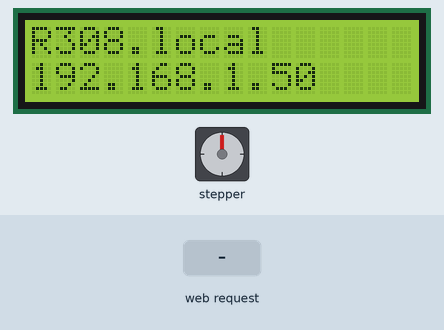
The sketch below on a simulated ESP8266 (NodeMCU). Shown: stepper motor, 16×2 character LCD. Wiring (inferred from the names in the program): stepper motor driver (200 steps per turn assumed): step GPIO 5; direction GPIO 16. The inputs (shaded band) are chosen by the test bench. WiFi joins after 1.5 s; servers stay silent unless stated; what the sketch prints to the serial monitor is not drawn.

Above: at 2.7 s.
2.8 s: HTTP request GET /doorCycle received
At 4.1 s:
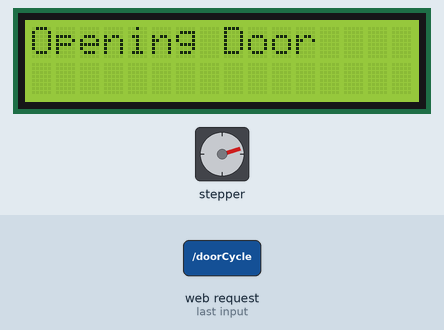
At 9.3 s:
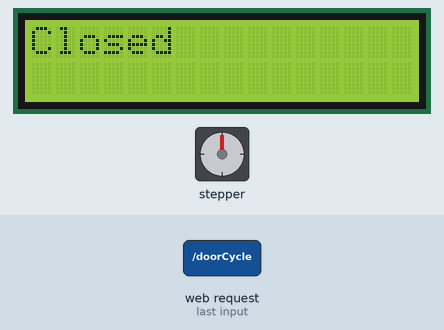
Timing chart, 0 to 10.7 s (numbered marks = the images above; inputs shaded):
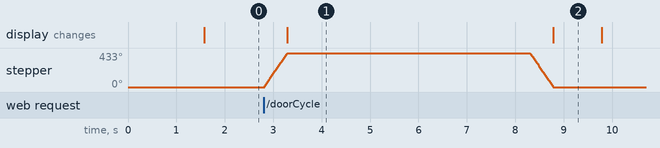

The sketch:

DoorOpeningMachineV2.ino
```cpp
#include <ESP8266WiFi.h>
#include <ESP8266WebServer.h>
#include <WiFiClient.h>
#include <ESP8266mDNS.h>
#include <LiquidCrystal.h>
#include <WiFiUdp.h>
#include <ArduinoOTA.h>
#include "index.h"

const char* ssid = "VTOW-Res308-2.4ghz";
const char* password = "relentless49rpc45";


const String root = Main_Page;
const int stepsToLatch = 241;
boolean isOpen = false;

//Pin Declaration
const int dirPin = 16; //Pin for setting direction
const int stepPin = 5; //Pin for sending single step signal

//LCD object instance and pins
LiquidCrystal lcd(1, 3, 2, 13, 12, 14);

//Create web server instance
ESP8266WebServer server(80);

String sendDoorStatus(){
  String status;
  if(!isOpen){
    status = "Open";
  } else if (isOpen){
    status = "Closed";
  }
  return status;
}

void cycleDoor(int direction){
  digitalWrite(dirPin, direction);
  for(int i = 0; i<stepsToLatch; i++){
    digitalWrite(stepPin, HIGH);
    delayMicroseconds(1000);
    digitalWrite(stepPin, LOW);
    delayMicroseconds(1000);
  }
  if(direction == 1){
    isOpen = true;
  } else if(direction == 0){
    isOpen = false;
  }
}

void handleRoot(){
  server.send(200, "text/html", root);
  lcd.clear(); lcd.print("R308.local");
  lcd.setCursor(0, 1); lcd.print(WiFi.localIP());
}

void doorCycleOnClick(){
  server.send(200, "text/html", root);
  lcd.clear(); lcd.print("Opening Door"); //Display that the door is opening on the LCD Screen.
  if(!isOpen){                            //Check if the door is already open.
    cycleDoor(1);                            //Run the openDoor() method to open the door.
    delay(5000);                         //Hold door open for 5 seconds.
  }
  lcd.clear(); lcd.print("Open");         //Display that the door is open on the LCD Screen.
  lcd.clear(); lcd.print("Closing Door"); //Display that the door is closing.
  if(isOpen){                           //Check if the door is open.
    cycleDoor(0);                        //Run the closeDoor() method to close the door.
  }
  lcd.clear(); lcd.print("Closed");     //Display that the door is closed.
  delay(1000);                            //Wait 1 second to allow for previous message to be read.
  lcd.clear(); lcd.print("R308.local");
  lcd.setCursor(0, 1); lcd.print(WiFi.localIP());
}

void doorHoldOpenOnClick(){
  server.send(200, "text/html", root + "<p style=\"text-align: center; font-size: 3vh;\">Door Status: "+sendDoorStatus()+"</p>");
  lcd.clear(); lcd.print("Opening Door"); //Display that the door is opening.
  if(!isOpen){                            //Check if the door is alreay open.
    cycleDoor(1);                           //Run the openDoor() method to open the door.
    lcd.clear(); lcd.print("Door Open");
    lcd.setCursor(0,1); lcd.print("Holding");
  } else if (isOpen){
    lcd.clear(); lcd.print("Closing Door");
    cycleDoor(0);
    lcd.clear(); lcd.print("Closed");     //Display that the door is closed.
    delay(1000);                            //Wait 1 second to allow for previous message to be read.
    lcd.clear(); lcd.print("R308.local");
    lcd.setCursor(0, 1); lcd.print(WiFi.localIP());
  }
}

void setup() {
  Serial.begin(115200);

  //Set up step and directions pins to output mode.
  pinMode(dirPin, OUTPUT);
  pinMode(stepPin, OUTPUT);

  lcd.begin(16, 2);
  lcd.print("Start Up");
  Serial.println("Start Up");

  //connect to wifi
  WiFi.begin(ssid, password);
  lcd.setCursor(0, 1);
  lcd.print("STA: On");
  while (WiFi.status() != WL_CONNECTED) {
    delay(500);
    Serial.print(".");
  }
  lcd.print(", Online");
  lcd.setCursor(0, 0);
  Serial.println(WiFi.localIP());
  lcd.clear();
  lcd.print("IP: ");
  lcd.print(WiFi.localIP());

  /*
  New OTA feature
  */
  ArduinoOTA.onStart([]() {
    String type;
    if (ArduinoOTA.getCommand() == U_FLASH) {
      type = "sketch";
    } else {  // U_FS
      type = "filesystem";
    }

    // NOTE: if updating FS this would be the place to unmount FS using FS.end()
    Serial.println("Start updating " + type);
  });
  ArduinoOTA.onEnd([]() {
    Serial.println("\nEnd");
  });
  ArduinoOTA.onProgress([](unsigned int progress, unsigned int total) {
    Serial.printf("Progress: %u%%\r", (progress / (total / 100)));
  });
  ArduinoOTA.onError([](ota_error_t error) {
    Serial.printf("Error[%u]: ", error);
    if (error == OTA_AUTH_ERROR) {
      Serial.println("Auth Failed");
    } else if (error == OTA_BEGIN_ERROR) {
      Serial.println("Begin Failed");
    } else if (error == OTA_CONNECT_ERROR) {
      Serial.println("Connect Failed");
    } else if (error == OTA_RECEIVE_ERROR) {
      Serial.println("Receive Failed");
    } else if (error == OTA_END_ERROR) {
      Serial.println("End Failed");
    }
  });
  ArduinoOTA.begin();
  Serial.println("Ready");
  Serial.print("IP address: ");
  Serial.println(WiFi.localIP());
  /*
  End of OTA Feature.
  */


  MDNS.begin("R308", WiFi.localIP());

  server.on("/", handleRoot);
  server.on("/doorCycle", doorCycleOnClick);
  server.on("/holdOpen", doorHoldOpenOnClick);
  server.begin();
  MDNS.addService("http", "tcp", 80);
  lcd.clear(); lcd.print("R308.local");
  lcd.setCursor(0, 1); lcd.print(WiFi.localIP());
}

void loop() {
  ArduinoOTA.handle();
  MDNS.update();
  server.handleClient();
}
```

index.h
```cpp
const char Main_Page[] PROGMEM = R"===(
<!DOCTYPE html>
<html>
    <head>
        <meta charset="utf-8" content="width=device-width, initial-scale=1" name="viewport">
        <title>Room 308 Door Control</title>
        <style>
            body {
                text-align: center;
                font-family: "Fonseca Rounded", "Comic sans ms", sans-serif;
                background-color: rgb(112, 142, 214);
                color: white;
            }
            #title {
                font-size: 7vh;
            }
            section{
                margin-left: auto;
                margin-right: auto;
            }
            button {
                box-shadow: burlywood 0px 30px 60px -12px inset, burlywood 0px 30px 60px -12px inset, burlywood 0px -50px 36px -28px inset;
                color: white;
                border: burlywood 5px solid;
                border-radius: 25px;
                background-color:rgb(112, 142, 214);
                padding: 10vh 5vw 10vh 5vw;
                display: inline-block;
                font-size: 3vh;
            }
        </style>
    </head>
    <body>
        <h1 id="title">308 Door Control</h1>
        <section>
            <a href="/doorCycle"><button>Cycle Door</button></a>
            <a href="/holdOpen"><button>Hold Open</button></a>
        </section>
    </body>
</html>
)===";
```

Measured:
- after the input at 2.8 s, stepper: turns 433° clockwise in 0.47 s, then 433° counter-clockwise in 0.47 s; the display: changes after 0.49 s (image 1)
